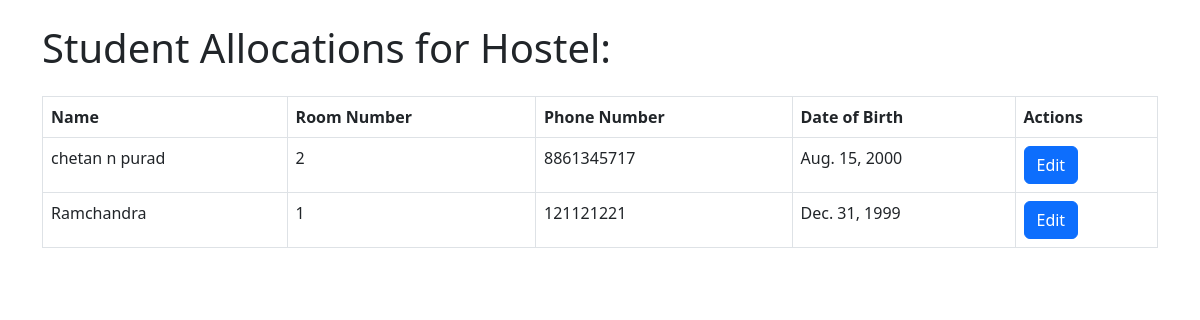
The page /view_allocations/1/ on the database its author committed.
### hostelapp/models.py (models this page shows, shortened)
class StudentApplication(models.Model):
    GENDER_CHOICES = [
        ('Male', 'Male'),
        ('Female', 'Female'),
    ]
    COURSE_CHOICES = [
        ('MSc/MCA', 'MSc/MCA '),
        ('MA', 'MA'),
    ]
    STATUS_CHOICES = [
        (0, 'Pending'),
        (1, 'Approved'),
        (2, 'Rejected'),
    ]
    FEE_STATUS_CHOICES = [
        (0, 'Not Paid'),
        (1, 'Paid'),
    ]
    full_name = models.CharField(max_length=100, verbose_name="Full Name")
    date_of_birth = models.DateField(verbose_name="Date of Birth")
    gender = models.CharField(max_length=10, choices=GENDER_CHOICES, verbose_name="Gender")
    nationality = models.CharField(max_length=50, verbose_name="Nationality")
    contact_number = models.CharField(max_length=15, verbose_name="Contact Number")
    email_address = models.EmailField(verbose_name="Email Address")
    cast = models.CharField(max_length=10, verbose_name="Cast")
    cast_no = models.CharField(max_length=15, verbose_name="Cast No")
    permanent_address = models.TextField(verbose_name="Permanent Address")
    current_address = models.TextField(blank=True, null=True, verbose_name="Current Address")
    guardian_full_name = models.CharField(max_length=100, verbose_name="Guardian Full Name")
    guardian_relationship = models.CharField(max_length=50, verbose_name="Guardian Relationship")
    guardian_contact_number = models.CharField(max_length=15, verbose_name="Guardian Contact Number")
    previous_university = models.CharField(max_length=100, verbose_name="Previous University")
    previous_college = models.CharField(max_length=100, verbose_name="Previous College")
    register_number = models.CharField(max_length=20, verbose_name="Register Number")
    previous_course = models.CharField(max_length=100, verbose_name="Previous Course")
    total_marks = models.DecimalField(max_digits=5, decimal_places=2, verbose_name="Total Marks")
    obt_marks = models.DecimalField(max_digits=5, decimal_places=2, verbose_name="Obtained Marks")
    percentage = models.DecimalField(max_digits=5, decimal_places=2, blank=True, null=True, verbose_name="Percentage")
    year_of_study = models.PositiveIntegerField(verbose_name="Year of Study")
    course = models.CharField(max_length=100, choices=COURSE_CHOICES, verbose_name="Course")
    department = models.ForeignKey(add_dep, on_delete=models.CASCADE, verbose_name="Department")
    year = models.PositiveIntegerField(verbose_name="Year")
    date = models.DateField(verbose_name="Date")
    hostel_choice = models.ForeignKey(Hostels, on_delete=models.CASCADE)
    medical_conditions = models.TextField(verbose_name="Medical Conditions")
    allergies = models.TextField(verbose_name="Allergies")
    id_copy = models.FileField(upload_to='id_copy/', verbose_name="ID Copy")
    passport_photo = models.ImageField(upload_to='passport_photos/', verbose_name="Passport Photo")
    marks_card = models.FileField(upload_to='marks_card/', verbose_name="Marks Card")
    undertaking_form = models.FileField(upload_to='undertaking_forms/', verbose_name="Undertaking Form")
    status = models.IntegerField(choices=STATUS_CHOICES, default=0, verbose_name="Status")
    fee_status = models.IntegerField(choices=FEE_STATUS_CHOICES, default=0, verbose_name="Fee Status")
    room_allotted = models.BooleanField(default=False, verbose_name="Room Allotted")

### hostelapp/views.py (the view)
# urls.py: path('view_allocations/<hostel_id>/', views.view_allocations, name='view_allocations'),
def view_allocations(request, hostel_id):
    hostel = get_object_or_404(Hostels, pk=hostel_id)
    room_allotments = RoomAllotment.objects.filter(hostel=hostel_id)
    student_details = []
    for room_allotment in room_allotments:
        student = {
            'name': room_allotment.student.full_name,
            'room_number': room_allotment.room_number,
            'phone_number': room_allotment.student.contact_number,
            'date_of_birth': room_allotment.student.date_of_birth,
            'student_id': room_allotment.student.id,
        }
        student_details.append(student)
    return render(request, 'view_allocations.html', {'student_details': student_details})

### templates/view_allocations.html (shortened to what this page needs)
<!DOCTYPE html>
<html>
<head>
    <link rel="stylesheet" href="https://cdn.jsdelivr.net/npm/bootstrap@5.3.0/dist/css/bootstrap.min.css">
</head>
<body>
<div class="container">
    <h1 class="my-4">Student Allocations for Hostel: {{ hostel.hostelname }}</h1>
    <table class="table table-bordered">
        <thead>
            <tr>
                <th>Name</th>
                <th>Room Number</th>
                <th>Phone Number</th>
                <th>Date of Birth</th>
                <th>Actions</th>
            </tr>
        </thead>
        <tbody>
            {% for student in student_details %}
                <tr>
                    <td>{{ student.name }}</td>
                    <td>{{ student.room_number }}</td>
                    <td>{{ student.phone_number }}</td>
                    <td>{{ student.date_of_birth }}</td>
                    <td>
                        <a href="{% url 'edit_student' student_id=student.student_id %}" class="btn btn-primary">Edit</a>
                    </td>
                </tr>
            {% endfor %}
        </tbody>
    </table>
</body>
</html>

### rows shown on the page
StudentApplication: name "chetan n purad", phone_number "8861345717", date_of_birth "Aug. 15, 2000"
StudentApplication: name "Ramchandra", phone_number "121121221", date_of_birth "Dec. 31, 1999"

### other values the page prints
{{ student.room_number }} "2" "1"
